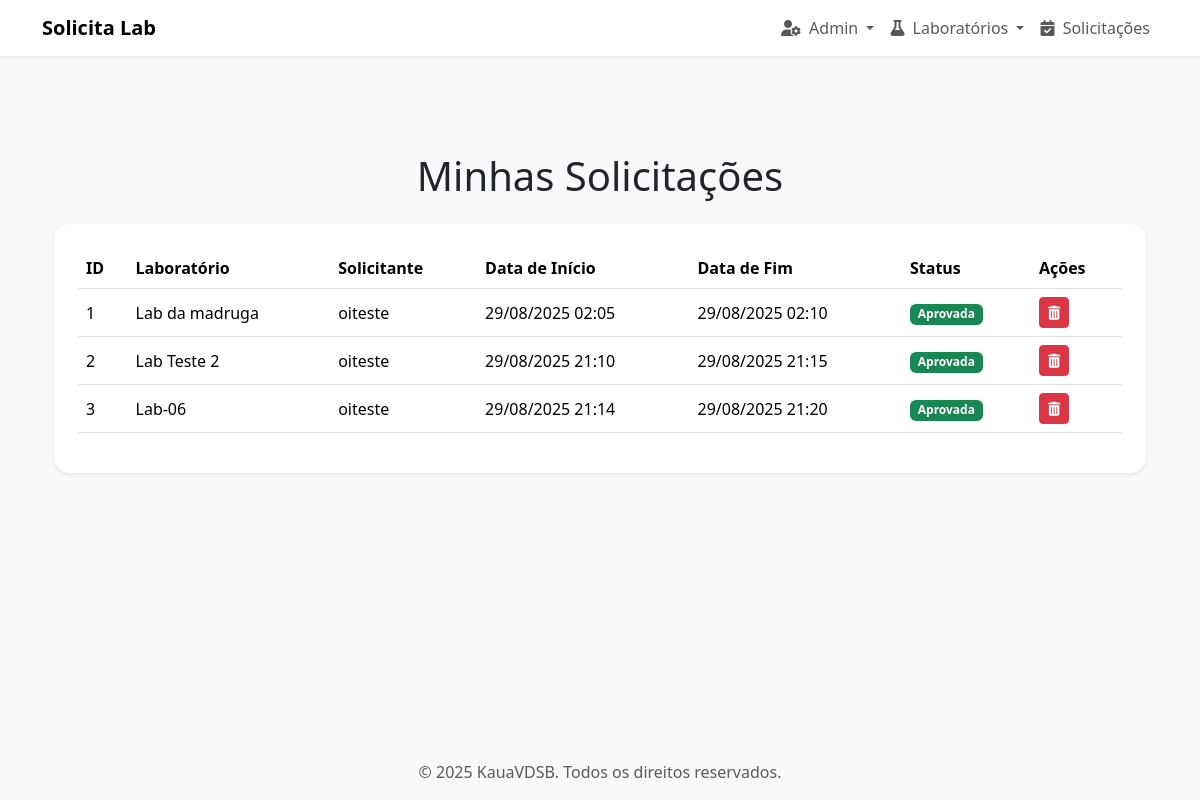
Page /solicitar/list (signed in) on the committed database.
### app/models.py (models this page shows)
class Solicitacao(db.Model):
    __tablename__ = 'solicitacoes'
    id = db.Column(db.Integer, primary_key=True)
    data_solicitacao = db.Column(
        db.DateTime, default=datetime.datetime.utcnow, nullable=False
    )
    data_agendada = db.Column(db.DateTime, nullable=False)
    data_encerramento = db.Column(db.DateTime, nullable=False)
    status = db.Column(db.String(20), default="Pendente", nullable=False)
    id_user = db.Column(db.Integer, db.ForeignKey('users.id'), nullable=False)
    id_lab = db.Column(db.Integer, db.ForeignKey('labs.id'), nullable=False)
    user = db.relationship('User', back_populates='solicitacoes')
    lab = db.relationship('Laboratorio', back_populates='solicitacoes')

class Laboratorio(db.Model):
    __tablename__ = 'labs'
    id = db.Column(db.Integer, primary_key=True)
    nome = db.Column(db.String(50), nullable=False)
    capacidade = db.Column(db.Integer, nullable=False)
    equipamentos = db.Column(db.String(200), nullable=False)
    abertura = db.Column(db.Time, nullable=False)
    fechamento = db.Column(db.Time, nullable=False)
    status = db.Column(db.String(12), default="Disponível", nullable=False)
    """ Relacao um-para-muitos: Um laboratorio pode ter muitas Solicitacoes.
        aponta para lab em Solicitacao.
    """
    solicitacoes = db.relationship(
        'Solicitacao', back_populates='lab', lazy=True
    )

class User(db.Model, UserMixin):
    __tablename__ = 'users'
    id = db.Column(db.Integer, primary_key=True)
    nome = db.Column(db.String(50), nullable=False)
    email = db.Column(db.String(120), nullable=False, unique=True)  #unicidade de e-mail
    senha = db.Column(db.String(200), nullable=False)
    professor = db.Column(db.Integer, default=1, nullable=False)
    admin = db.Column(db.Integer, default=0, nullable=False)
    """
    'db.relationship' define a relação entre esta classe e a classe 'Solicitacao'.
    * A relação é um-para-muitos: um User pode ter muitas Solicitacoes.
    * 'Solicitacao' é o nome da classe relacionada.
    * 'back_populates' cria a ligação bidirecional, ligando a este objeto
    a propriedade 'user' na classe Solicitacao.
    """
    solicitacoes = db.relationship(
        'Solicitacao', back_populates='user', lazy=True  #relacionando uma tabela com outra
    )

### app/routes.py (the view)
@app.route("/solicitar/list")
def solicitar_list():
    solicitacoes = Solicitacao.query.all()
    return render_template("solicitacoes/list.html", solicitacoes=solicitacoes)

### app/models.py (called while the page is built)
@login_manager.user_loader #identificador da função
def load_user(user_id):
    return User.query.get(int(user_id)) #verificar dados do usuario do tal id

### app/templates/solicitacoes/list.html (shortened to what this page needs)
{% extends 'base/base_bs.html' %}
{% block content %}
<div class="container my-5">
    <h1 class="mb-4 text-center">Minhas Solicitações</h1>
    <div class="card shadow-sm border-0 rounded-4">
        <div class="card-body p-4">
            {% if solicitacoes %}
            <div class="table-responsive">
                <table class="table table-hover align-middle">
                    <thead>
                        <tr>
                            <th>ID</th>
                            <th>Laboratório</th>
                            <th>Solicitante</th>
                            <th>Data de Início</th>
                            <th>Data de Fim</th>
                            <th>Status</th>
                            <th>Ações</th>
                        </tr>
                    </thead>
                    <tbody>
                        {% for solicitacao in solicitacoes %}
                        <tr>
                            <td>{{ solicitacao.id }}</td>
                            <td>{{ solicitacao.lab.nome }}</td>
                            <td>{{ solicitacao.user.nome }}</td>
                            <td>{{ solicitacao.data_agendada.strftime('%d/%m/%Y %H:%M') }}</td>
                            <td>{{ solicitacao.data_encerramento.strftime('%d/%m/%Y %H:%M') }}</td>
                            <td>
                                <span class="badge
                                    {% if solicitacao.status == 'Pendente' %} bg-warning text-dark
                                    {% elif solicitacao.status == 'Aprovada' %} bg-success
                                    {% elif solicitacao.status == 'Rejeitada' %} bg-danger
                                    {% else %} bg-secondary
                                    {% endif %}">
                                    {{ solicitacao.status }}
                                </span>
                            </td>
                            <td>
                                {% if current_user.admin or solicitacao.user == current_user %}
                                <a href="{{ url_for('solicitar_delete', solicitacao_id=solicitacao.id) }}"
                                    class="btn btn-sm btn-danger"
                                    title="Deletar">
                                    <i class="fas fa-trash-alt"></i>
                                </a>
                                {% endif %}
                            </td>
                        </tr>
                        {% endfor %}
                    </tbody>
                </table>
            </div>
            {% else %}
            <div class="alert alert-info text-center" role="alert">
                Nenhuma solicitação encontrada.
            </div>
            {% endif %}
        </div>
    </div>
</div>
{% endblock %}

### rows in the picture
Solicitacao: id "1", lab.nome "Lab da madruga", user.nome "oiteste", data_agendada "29/08/2025 02:05", data_encerramento "29/08/2025 02:10", status "Aprovada"
Solicitacao: id "2", lab.nome "Lab Teste 2", user.nome "oiteste", data_agendada "29/08/2025 21:10", data_encerramento "29/08/2025 21:15", status "Aprovada"
Solicitacao: id "3", lab.nome "Lab-06", user.nome "oiteste", data_agendada "29/08/2025 21:14", data_encerramento "29/08/2025 21:20", status "Aprovada"
